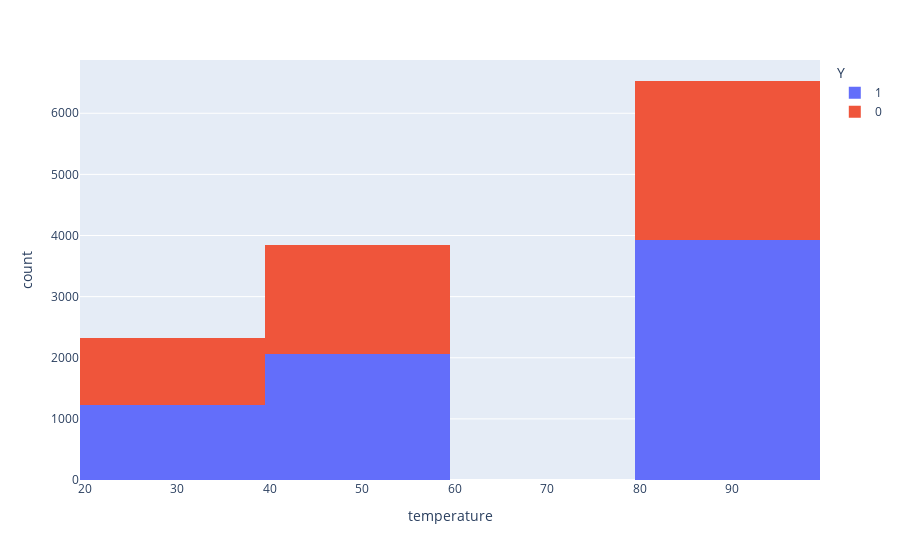

The notebook cell saved with this chart:
### Code cell
import plotly.express as px 

df = data
fig = px.histogram(df, x="temperature", color = 'Y') 
fig.show()

### Figure 1 — Plotly figure (JSON) as saved in the notebook; plotly's stock layout.template omitted (floating-point values rounded to 4 significant figures; data arrays with more than 128 entries replaced by an {"elided": "..."} marker saying what was removed)
{"data": [{"alignmentgroup": "True", "bingroup": "x", "hovertemplate": "Y=1<br>temperature=%{x}<br>count=%{y}<extra></extra>", "legendgroup": "1", "marker": {"color": "#636efa", "pattern": {"shape": ""}}, "name": "1", "offsetgroup": "1", "orientation": "v", "showlegend": true, "type": "histogram", "x": {"elided": "7210 int values"}, "xaxis": "x", "yaxis": "y"}, {"alignmentgroup": "True", "bingroup": "x", "hovertemplate": "Y=0<br>temperature=%{x}<br>count=%{y}<extra></extra>", "legendgroup": "0", "marker": {"color": "#EF553B", "pattern": {"shape": ""}}, "name": "0", "offsetgroup": "0", "orientation": "v", "showlegend": true, "type": "histogram", "x": {"elided": "5474 int values"}, "xaxis": "x", "yaxis": "y"}], "layout": {"autosize": true, "barmode": "relative", "legend": {"title": {"text": "Y"}, "tracegroupgap": 0}, "margin": {"t": 60}, "xaxis": {"anchor": "y", "autorange": true, "domain": [0, 1], "range": [19.5, 99.5], "title": {"text": "temperature"}, "type": "linear"}, "yaxis": {"anchor": "x", "autorange": true, "domain": [0, 1], "range": [0, 6872.0], "title": {"text": "count"}}}}
